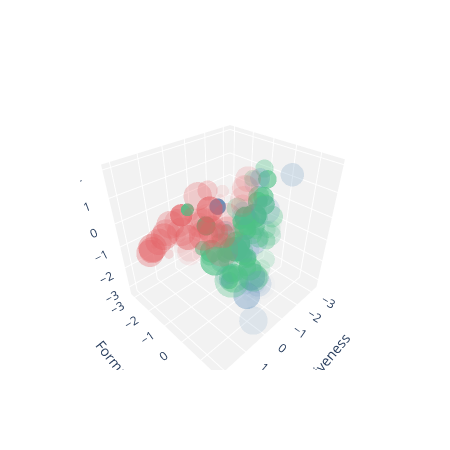

Write notebook code for a chart like this one.
### Code cell
trace0 = []
for i in range(159):
    plot_temp = plot_df.iloc[i,:] #Slice input data
    trace0.append(go.Scatter3d(x=[plot_temp.xActiveness],
                             y=[plot_temp.yFormality],
                             z=[plot_temp.zValence],
                             mode='markers',
                             opacity=plot_temp.Exchange_plot,
                             name = plot_temp.rel,
                             text=[plot_temp.Equality],
                             customdata=[plot_temp.Exchange],  
                             hovertemplate= 
                             'Formality=%{y:.2f}<br>'+
                             'Activeness=%{x:.2f}<br>'+
                             'Valence=%{z:.2f}<br>'+
                             'Exchange=%{customdata:.2f}<br>'+
                             'Equality=%{text:.2f}<br>',
                             
                             
#         hovertemplate='<br>'.join([
#         '%{name}','Formality=%{y:.2f}','Activeness=%{x:.2f}',
#         'Valence=%{z:.2f}','Exchange=%{customdata[1]}<extra></extra>']
#         ),
                             marker=dict(color=plot_temp.color,
                                         size=plot_temp.Equality_plot*10+2)))

fig = go.Figure(data=trace0)
#fig.update_xaxes(overwrite=True,title={'text':'Activeness'})
fig.update_layout(
                scene=dict(
                # title
                xaxis_title='Activeness',
                yaxis_title='Formality',
                zaxis_title='Valence',
                # axes
                xaxis = dict(
                         backgroundcolor="#F2F2F2",
                         showgrid=True,zeroline=False,
                         showbackground=True,
                         zerolinecolor="white"),
                yaxis = dict(
                         backgroundcolor="#F2F2F2",
                         showgrid=True,zeroline=False,
                         showbackground=True,
                         zerolinecolor="white"),
                zaxis = dict(
                         backgroundcolor="#F2F2F2",
                         showgrid=True,zeroline=False,
                         showbackground=True,
                         zerolinecolor="white")),
                # legend
                showlegend=False,  
                  
                width=450,height=450,
                font_size =12
                )
fig.show()
